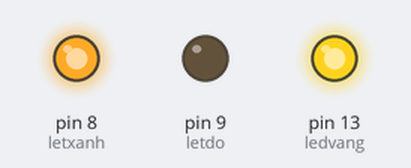
Bench run of a sketch on a simulated Arduino Uno, built with avr-gcc and run on an emulated ATmega328P. Shown: output pins drawn as LEDs (lit = HIGH).

Above: at 0.5 s.
At 3.5 s:
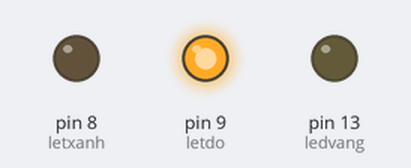
Timing chart, 0 to 4.6 s (numbered marks = the images above):
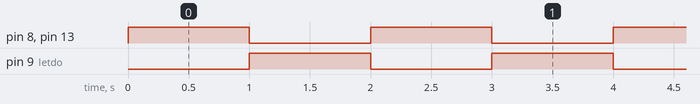

The sketch:

led.ino
```cpp
#include <Arduino.h>

const int ledvang = 13;
const int letxanh = 8;
const int letdo = 9;

void setup() {
  pinMode(ledvang, OUTPUT);
  pinMode(letxanh, OUTPUT);
  pinMode(letdo, OUTPUT);
}

void loop() {
  digitalWrite(ledvang, HIGH);
  digitalWrite(letxanh, HIGH);
  digitalWrite(letdo, LOW);
  // Wait for 1 second
  delay(1000);

  digitalWrite(ledvang, LOW);
  digitalWrite(letxanh, LOW);
  digitalWrite(letdo, HIGH);
  // Wait for 1 second
  delay(1000);
}
```

Measured:
- by itself, pin 8 (letxanh), pin 9 (letdo), pin 13 (ledvang): alternates HIGH for 1.0 s and LOW for 1.0 s
